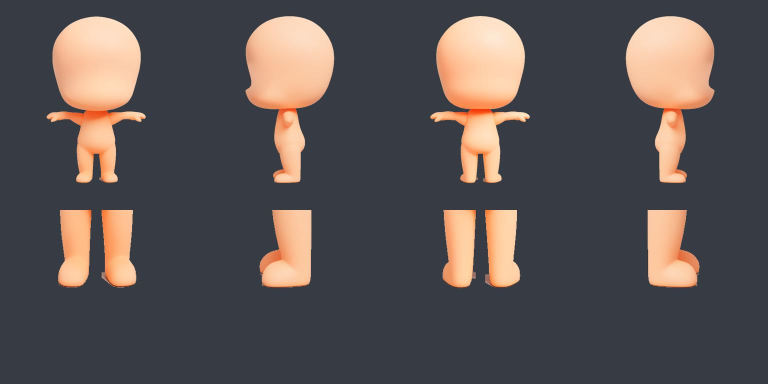
#> input picture milestones/actor_regen_20260909/inputs/review.jpg, 1536 x 768 px (shown at 1/2 size)
$ python build_actor_core_shape_cleanup_mask.py ../../milestones/actor_regen_20260909/inputs/review.jpg --output out.png
#> lines starting #> are read from the running program, lines starting #| are printed output that depends on the picture; after the words box and inside, x2 and y2 are one past the last pixel; in counts of white or black regions, pixels touching at a corner belong together
#> in main, image is the input picture: shape (768, 1536, 3); mean B, G, R 82.5, 82.3, 89.2
### tools/model_test/analyze_turnaround_sheet.py
#!/usr/bin/env python3
"""Measure basic consistency gates for a three-panel character turnaround."""

from __future__ import annotations

import argparse
import json
from itertools import combinations
from pathlib import Path

import cv2
import numpy as np


def central_component(mask: np.ndarray) -> np.ndarray:
    height, width = mask.shape
    border = max(4, min(height, width) // 64)
    mask[:border] = 0
    mask[:, :border] = 0
    mask[:, -border:] = 0
    kernel = np.ones((5, 5), np.uint8)
    mask = cv2.morphologyEx(mask, cv2.MORPH_CLOSE, kernel, iterations=2)

    count, labels, stats, _ = cv2.connectedComponentsWithStats(mask, 8)
    if count <= 1:
        return mask
    center_x = width / 2
    candidates: list[tuple[float, int]] = []
    for label in range(1, count):
        x, y, w, h, area = stats[label]
        if area < height * width * 0.002:
            continue
        component_center = x + w / 2
        score = area / (1 + abs(component_center - center_x) / width)
        candidates.append((score, label))
    if not candidates:
        return mask
    selected = max(candidates)[1]
    return (labels == selected).astype(np.uint8) * 255


def foreground_mask(panel: np.ndarray) -> np.ndarray:
    height, width = panel.shape[:2]
    border = max(4, min(height, width) // 64)
    samples = np.concatenate(
        [
            panel[:border].reshape(-1, 3),
            panel[:, :border].reshape(-1, 3),
            panel[:, -border:].reshape(-1, 3),
        ]
    )
    background = np.median(samples, axis=0).astype(np.uint8)
    lab = cv2.cvtColor(panel, cv2.COLOR_BGR2LAB).astype(np.float32)
    bg_lab = cv2.cvtColor(background.reshape(1, 1, 3), cv2.COLOR_BGR2LAB).astype(
        np.float32
    )[0, 0]
    distance = np.linalg.norm(lab - bg_lab, axis=2)
    high_confidence = central_component(
        (distance > 18).astype(np.uint8) * 255
    )
    high_points = cv2.findNonZero(high_confidence)
    if high_points is not None:
        _, _, _, high_height = cv2.boundingRect(high_points)
        if high_height / height >= 0.78:
            return high_confidence

    side_width = max(border, width // 12)
    row_background = np.median(
        np.concatenate([lab[:, :side_width], lab[:, -side_width:]], axis=1),
        axis=1,
    )
    row_distance = np.linalg.norm(lab - row_background[:, None, :], axis=2)
    low_confidence = central_component(
        (row_distance > 4).astype(np.uint8) * 255
    )
    low_points = cv2.findNonZero(low_confidence)
    if low_points is None:
        return high_confidence
    _, _, _, low_height = cv2.boundingRect(low_points)
    if high_points is None or low_height >= high_height * 1.1:
        return low_confidence
    return high_confidence


# [145 lines left out: functions histogram, normalized_front_width_profile, infer_reference_panel_count, analyze_turnaround, main, not called in this run]


# [2 lines that do not run on import are left out]

### tools/model_test/build_actor_core_shape_cleanup_mask.py
#!/usr/bin/env python3
"""Build a head and lower-leg cleanup mask for an Actor Core candidate."""

from __future__ import annotations

import argparse
from pathlib import Path

import cv2
import numpy as np

from analyze_turnaround_sheet import foreground_mask


def build_mask(image: np.ndarray) -> np.ndarray:
    height, width = image.shape[:2]
#> height = 768; width = 1536
    edges = np.linspace(0, width, 4, dtype=int)
#> edges = [0, 512, 1024, 1536]
    result = np.zeros((height, width), dtype=np.uint8)
    for index in range(3):
        left, right = int(edges[index]), int(edges[index + 1])
        panel = image[:, left:right]
        points = cv2.findNonZero(foreground_mask(panel))
        if points is None:
            raise RuntimeError(f"No foreground detected in panel {index + 1}")
        x, y, box_width, box_height = cv2.boundingRect(points)
        pad = round(box_width * 0.08)
        cv2.rectangle(
            result,
            (max(left, left + x - pad), max(0, y - pad)),
            (
                min(right - 1, left + x + box_width + pad),
                min(height - 1, y + round(box_height * 0.48)),
            ),
            255,
            -1,
        )
        cv2.rectangle(
            result,
            (max(left, left + x - pad), y + round(box_height * 0.77)),
            (
                min(right - 1, left + x + box_width + pad),
                min(height - 1, y + box_height + pad),
            ),
            255,
            -1,
        )
#> this loop made 3 passes
#> (high_height in foreground_mask, low_height in foreground_mask, x, box_width, box_height, pad) on passes 1 to 3: (335, 337, 91, 202, 335, 16), (336, 340, 347, 157, 336, 13), (335, 338, 227, 178, 335, 14)
#> pass 1, in build_mask, `panel = image[:, left:right]`:
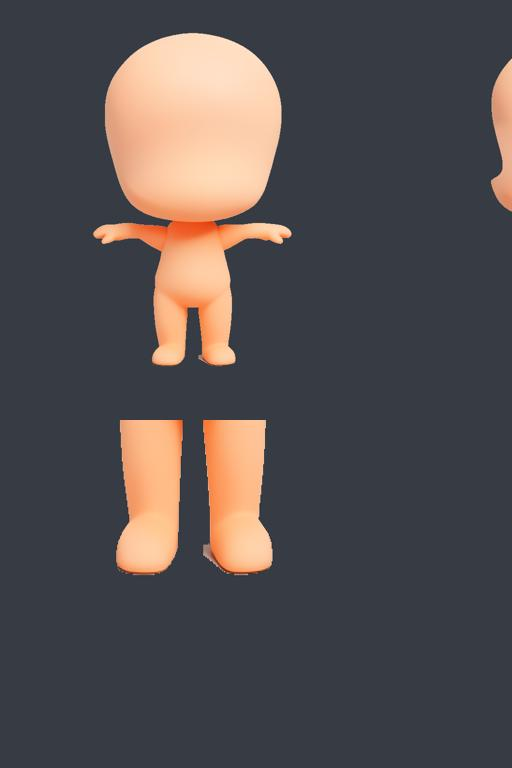
#> panel: shape (768, 512, 3); mean B, G, R 79.4, 78.1, 83.9
#> pass 1, in foreground_mask, `lab = cv2.cvtColor(panel, cv2.COLOR_BGR2LAB).astype(np.float32)`:
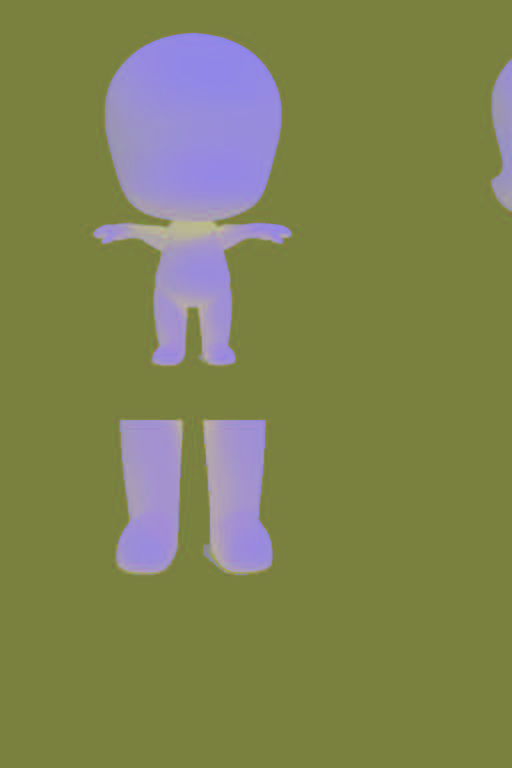
#> lab: shape (768, 512, 3) float32; mean B, G, R 84.8, 130.8, 126.8
#> pass 1, in foreground_mask, `distance = np.linalg.norm(lab - bg_lab, axis=2)`:
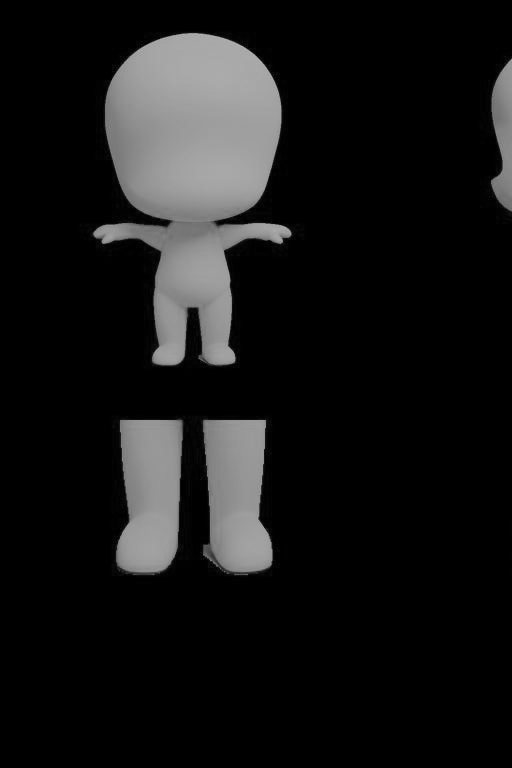
#> distance: shape (768, 512) float32; min 0, max 185.5, mean 22.5
#> pass 1, in central_component, `mask = cv2.morphologyEx(mask, cv2.MORPH_CLOSE, kernel, iterations=2)`:
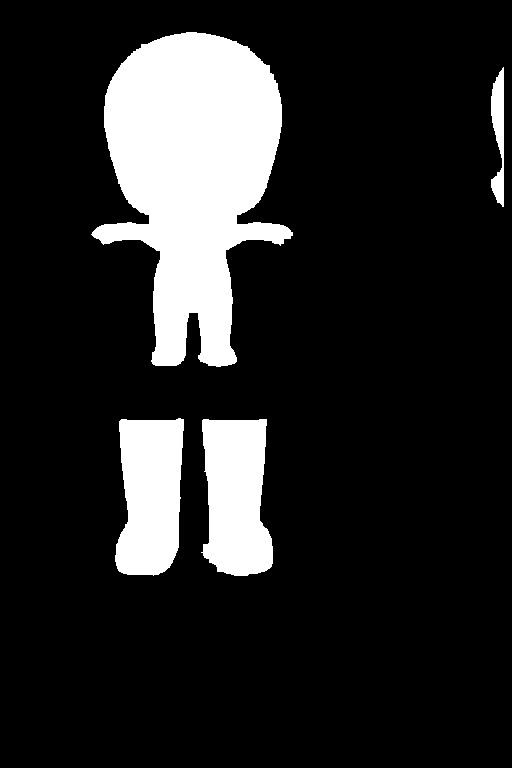
#> mask: shape (768, 512); 15.1% white; 4 white regions, box (x1, y1, x2, y2) and area: (91, 32, 293, 367) 40311, (201, 419, 273, 576) 9093, (115, 418, 184, 576) 8961, (491, 67, 504, 207) 1194
#> after the loop:
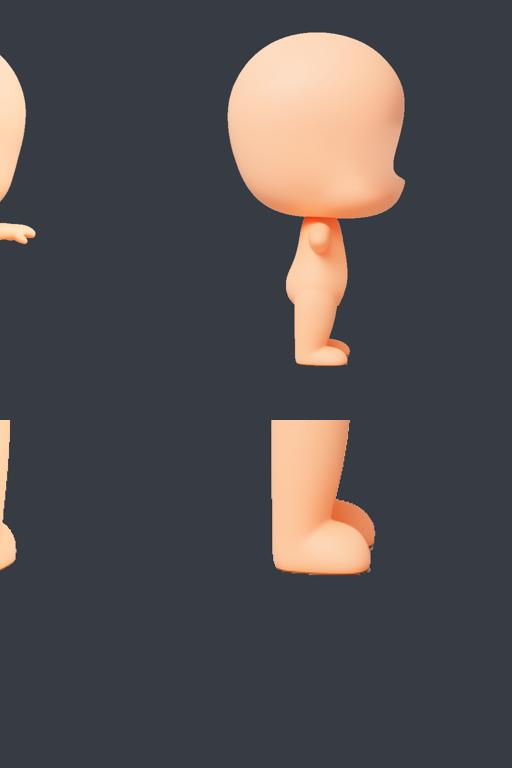
#> panel: shape (768, 512, 3); mean B, G, R 79.4, 76.6, 80.4
#> after the loop:
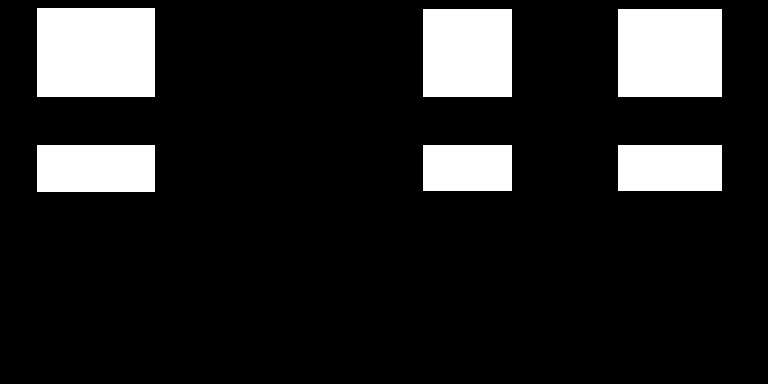
#> result: shape (768, 1536) (shown at 1/2 size); 14.1% white; 6 white regions, box (x1, y1, x2, y2) and area: (75, 16, 310, 194) 41830, (1237, 18, 1444, 194) 36432, (846, 19, 1024, 194) 31150, (75, 290, 310, 384) 22090, (1237, 290, 1444, 382) 19044, (846, 291, 1024, 382) 16198
    return result


def main() -> int:
    parser = argparse.ArgumentParser()
    parser.add_argument("image", type=Path)
    parser.add_argument("--output", type=Path, required=True)
    parser.add_argument("--preview", type=Path)
    args = parser.parse_args()
    image = cv2.imread(str(args.image), cv2.IMREAD_COLOR)
    if image is None:
        raise RuntimeError(f"Unable to read {args.image}")
    mask = build_mask(image)
    args.output.parent.mkdir(parents=True, exist_ok=True)
    if not cv2.imwrite(str(args.output), mask):
        raise RuntimeError(f"Unable to write {args.output}")
    if args.preview:
        overlay = np.zeros_like(image)
        overlay[:, :, 2] = mask
        preview = cv2.addWeighted(image, 0.72, overlay, 0.28, 0)
        args.preview.parent.mkdir(parents=True, exist_ok=True)
        if not cv2.imwrite(str(args.preview), preview):
            raise RuntimeError(f"Unable to write {args.preview}")
    print(f"mask={args.output.resolve()}")
    if args.preview:
        print(f"preview={args.preview.resolve()}")
    return 0


if __name__ == "__main__":
    raise SystemExit(main())
#> (the program exits here)
